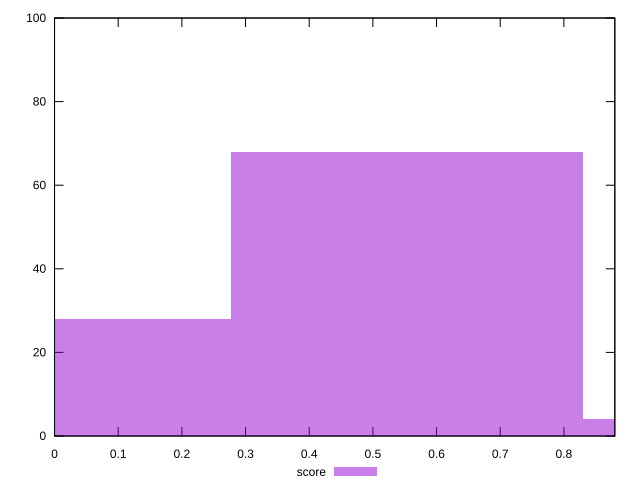

Generate this figure with gnuplot:
reset

$score <<EOF
0.5533389295739446 68
0 28
1.1066778591478892 4
EOF

set key outside below
set boxwidth 0.5533389295739446
set xrange [0:0.88]
set yrange [0:100]
set trange [0:100]
set style fill transparent solid 0.5 noborder
set terminal svg size 640, 490 enhanced background rgb 'white'
set output "reprap/estimated-input-latency/samples/pages+cached+noexternal+nomedia+nocss/score/histogram.svg"

plot $score title "score" with boxes

reset
